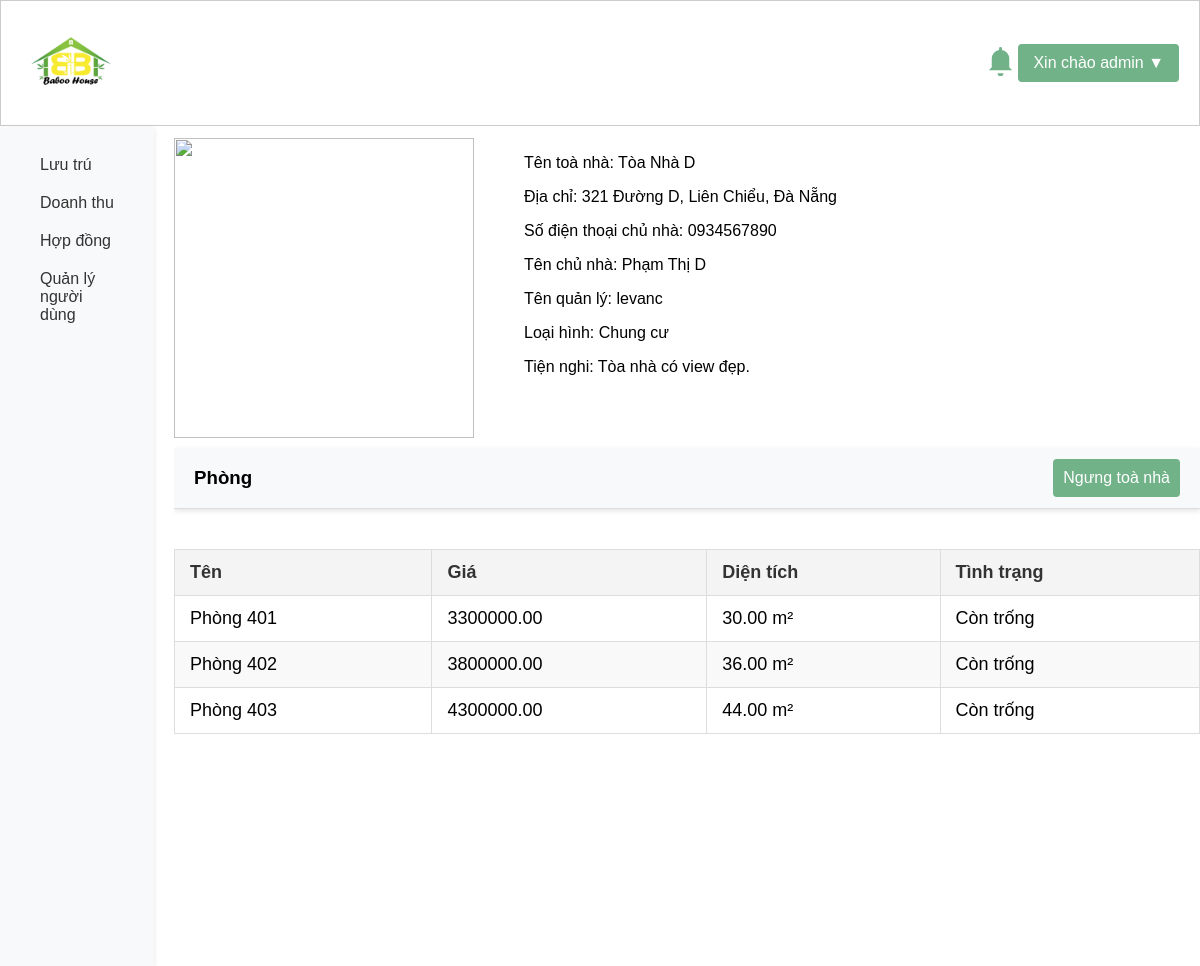
The page /templates/view_building.php?building_id=4 (signed in) on the database its author committed.
### tables this page shows
CREATE TABLE `buildings` (
  `building_id` int(11) NOT NULL,
  `user_id` int(11) DEFAULT NULL,
  `name` varchar(255) DEFAULT NULL,
  `street` varchar(255) DEFAULT NULL,
  `district` varchar(255) DEFAULT NULL,
  `city` varchar(255) DEFAULT NULL,
  `rental_price` decimal(10,2) DEFAULT NULL,
  `owner_name` varchar(255) DEFAULT NULL,
  `owner_phone` varchar(50) DEFAULT NULL,
  `building_type` varchar(50) DEFAULT NULL,
  `electricity_price` decimal(10,2) DEFAULT NULL,
  `water_price` decimal(10,2) DEFAULT NULL,
  `description` text DEFAULT NULL,
  `last_modified` datetime DEFAULT NULL,
  `photo_urls` text DEFAULT NULL,
  `approved` tinyint(1) DEFAULT 0
);

CREATE TABLE `users` (
  `user_id` int(11) NOT NULL,
  `name` varchar(255) DEFAULT NULL,
  `address` varchar(255) DEFAULT NULL,
  `hometown` varchar(255) DEFAULT NULL,
  `birthdate` date DEFAULT NULL,
  `phone` varchar(50) DEFAULT NULL,
  `email` varchar(255) DEFAULT NULL,
  `username` varchar(255) DEFAULT NULL,
  `password` varchar(255) DEFAULT NULL,
  `role` varchar(50) DEFAULT NULL,
  `last_access` datetime DEFAULT NULL,
  `photo_urls` text DEFAULT NULL
);

CREATE TABLE `rooms` (
  `room_id` int(11) NOT NULL,
  `building_id` int(11) DEFAULT NULL,
  `room_name` varchar(255) DEFAULT NULL,
  `area` decimal(10,2) DEFAULT NULL,
  `rental_price` decimal(10,2) DEFAULT NULL,
  `room_type` varchar(50) DEFAULT NULL,
  `room_status` varchar(50) DEFAULT NULL,
  `photo_urls` text DEFAULT NULL
);

### admin/getalluser.php (called while the page is built, shortened)
<?php
require '../config/database.php';
function getUsernameById($user_id) {
    global $conn;
    $stmt = $conn->prepare("SELECT username FROM users WHERE user_id = ?");
    $stmt->bind_param("i", $user_id);
    $stmt->execute();
    $result = $stmt->get_result();
    if ($result->num_rows > 0) {
        $row = $result->fetch_assoc();
        return $row['username'];
    }
    return "N/A";
}
?>

### admin/getallroom.php (called while the page is built, shortened)
<?php
require '../config/database.php';
function getAllrooms($building_id) {
    global $conn;
    $sql = "SELECT * FROM rooms WHERE building_id = ?";
    $stmt = $conn->prepare($sql);
    if ($building_id) {
        $stmt->bind_param("i", $building_id);
    }
    $stmt->execute();
    $result = $stmt->get_result();
    return $result;
}
?>

### templates/view_building.php (the view, shortened to what this page needs)
<?php
require '../config/database.php';
require '../admin/getallroom.php';
include '../admin/getalluser.php';
$building_id = $_GET['building_id'];
$sql = "SELECT * FROM buildings WHERE building_id = ?";
$stmt = $conn->prepare($sql);
$stmt->bind_param("i", $building_id);
$stmt->execute();
$result = $stmt->get_result();
$building = $result->fetch_assoc();
$rooms = getAllRooms($building_id);
?>
<!DOCTYPE html>
<html lang="en">
<head>
    <link rel="stylesheet" href="../assets/css/rooms.css">
</head>
<body>
    <?php include '../includes/header.php'; ?>
    <div class="head-container">
        <div class="main-content">
            <div class="building-info-container">
                <img src="">
                <div>
                    <p>Tên toà nhà: <?php echo htmlspecialchars($building['name']); ?></p>
                    <p>Địa chỉ: <?php echo htmlspecialchars($building['street']); ?>, <?php echo htmlspecialchars($building['district']); ?>, <?php echo htmlspecialchars($building['city']); ?></p>
                    <p>Số điện thoại chủ nhà: <?php echo htmlspecialchars($building['owner_phone']); ?></p>
                    <p>Tên chủ nhà: <?php echo htmlspecialchars($building['owner_name']); ?></p>
                    <p>Tên quản lý: <?php echo htmlspecialchars(getUsernameById($building['user_id'])); ?></p>
                    <p>Loại hình: <?php echo htmlspecialchars($building['building_type']); ?></p>
                    <p>Tiện nghi: <?php echo htmlspecialchars($building['description']); ?></p>
                </div>
            </div>
            <div class="manage-head">
                <h3>Phòng</h3>
                <?php if (isset($_SESSION['role']) && $_SESSION['role'] == 'admin'): ?>
                    <?php if ($building['approved']): ?>
                        <form action="../admin/approve_room.php" method="POST">
                            <button type="submit" class="create">Ngưng toà nhà</button>
                        </form>
                    <?php endif; ?>
                <?php endif; ?>
            </div>
            <div style="overflow-x: auto; width: 100%;">
            <table>
                <thead>
                    <tr>
                        <th>Tên</th>
                        <th>Giá</th>
                        <th>Diện tích</th>
                        <th>Tình trạng</th>
                    </tr>
                </thead>
                <tbody>
                <?php if ($rooms->num_rows > 0): ?>
                    <?php foreach ($rooms as $room): ?>
                        <tr onclick="document.getElementById('lightboxview').style.display = 'flex';">
                            <td><?php echo htmlspecialchars($room['room_name']); ?></td>
                            <td><?php echo htmlspecialchars($room['rental_price']); ?></td>
                            <td><?php echo htmlspecialchars($room['area']); ?> m&#178;</td>
                            <td><?php echo htmlspecialchars($room['room_status']); ?></td>
                        </tr>
                    <?php endforeach; ?>
                <?php else: ?>
                    <tr>
                        <td colspan="5">Không tìm thấy phòng</td>
                    </tr>
                <?php endif; ?>
                </tbody>
            </table>
        </div>
        </div>
        <?php include '../includes/sidebar.php'; ?>
    </div>
</body>
</html>

### assets/css/rooms.css (style rules this page uses)
.building-info-container { display: flex; gap: 50px; margin-bottom: 1%; }
.building-info-container img { width: 300px; height: 300px; }

### assets/css/style.css (style rules this page uses)
* { user-select: none; -webkit-user-drag: none; }
body { width: 100%; height: 100%; margin: 0; overflow: hidden; font-family: Arial, sans-serif; }
input[type="checkbox"], input[type="range"], button { cursor: pointer; }
button[type="submit"] { width: 100%; height: fit-content; padding: 10px; background-color: #71b288; border: none; border-radius: 4px; color: #ffffff; font-size: 16px; cursor: pointer; }
.head-container { column-gap: 20px; background-color: #ffffff; width: 100%; display: flex; flex-direction: row-reverse; }
.manage-head { width: auto; display: flex; flex-direction: row; justify-content: space-between; align-items: center; padding: 0px 20px; margin-bottom: 20px; background-color: #f8f9fa; border-bottom: 1px solid #ddd; box-shadow: 0 2px 5px rgba(0, 0, 0, 0.1); }
.main-content { width: 90%; height: 80vh; overflow-y: scroll; margin-top: 1%; }
table { width: 100%; border-collapse: collapse; margin: 20px 0; font-size: 18px; text-align: left; border-collapse: collapse; width: auto; table-layout: auto; }
table th, table td { padding: 12px 15px; border: 1px solid #ddd; }
table th { background-color: #f4f4f4; color: #333; }
table tr:nth-child(even) { background-color: #f9f9f9; }
.create, .delete, .edit { display: inline-block; padding: 10px 20px; font-size: 16px; color: #fff; background-color: #71b288; border: none; border-radius: 5px; cursor: pointer; }
table { border-collapse: collapse; margin: 20px 0; font-size: 18px; text-align: left; border-collapse: collapse; width: 100%; table-layout: auto; }
table tr { cursor: pointer; }

### rows shown on the page
buildings: name "Tòa Nhà D", street "321 Đường D", district "Liên Chiểu", city "Đà Nẵng", owner_phone "0934567890", owner_name "Phạm Thị D", user.username "levanc", building_type "Chung cư", description "Tòa nhà có view đẹp."
rooms: room_name "Phòng 401", rental_price "3300000.00", area "30.00", room_status "Còn trống"
rooms: room_name "Phòng 402", rental_price "3800000.00", area "36.00", room_status "Còn trống"
rooms: room_name "Phòng 403", rental_price "4300000.00", area "44.00", room_status "Còn trống"

### other values the page prints
$_SESSION['username'] "admin"
